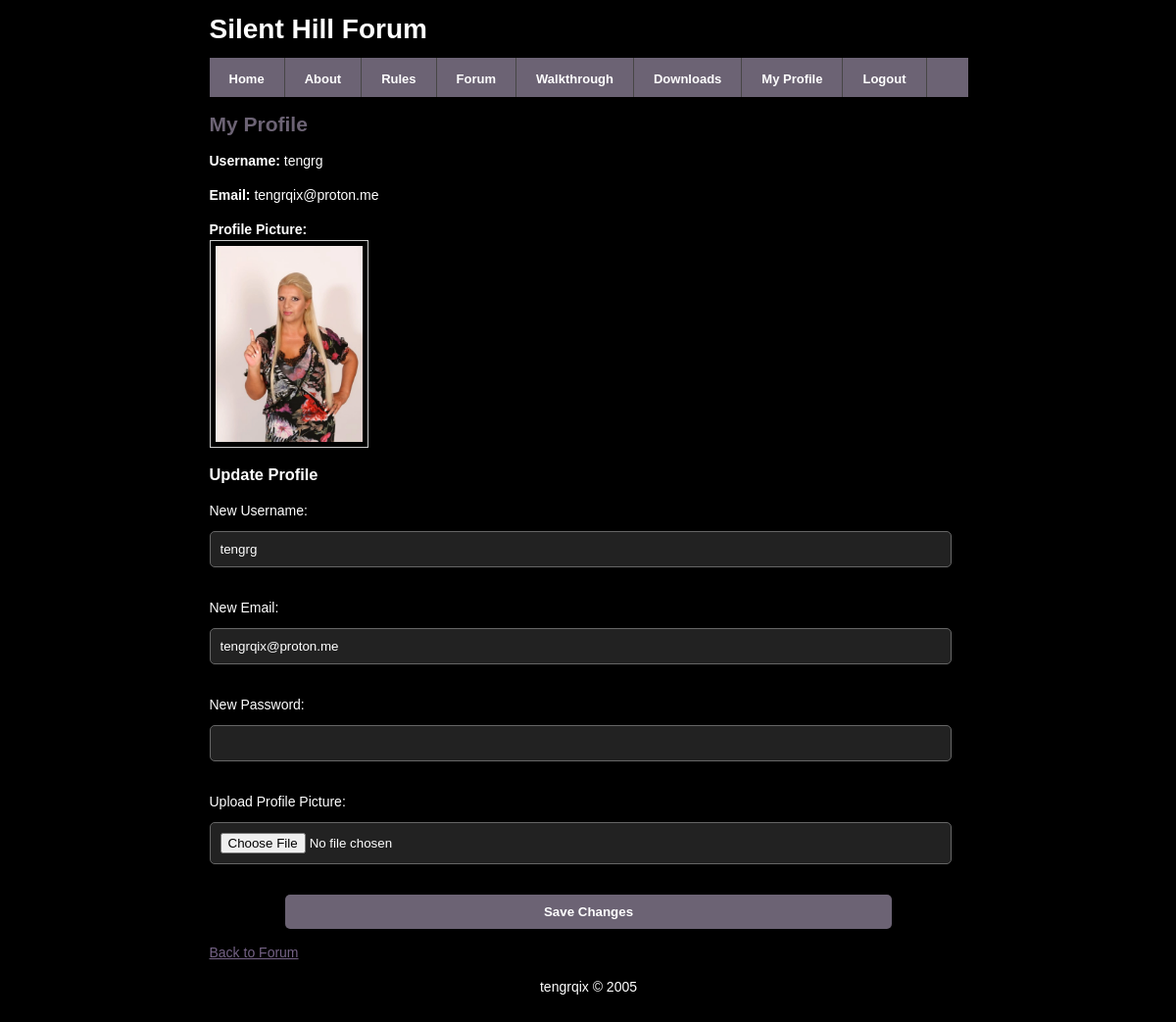
Screenshot of /profile.php (signed in) with the database file from the repository.
### tables this page shows
CREATE TABLE `users` (
  `id` int(11) NOT NULL,
  `username` varchar(255) NOT NULL,
  `password` varchar(255) NOT NULL,
  `email` varchar(255) NOT NULL,
  `profile_picture` varchar(255) DEFAULT NULL
);

### profile.php (the view, shortened to what this page needs)
<?php
$conn = (new Database())->connect();
$stmt = $conn->prepare("SELECT * FROM users WHERE username = ?");
$stmt->bind_param("s", $_SESSION['user']);
$stmt->execute();
$result = $stmt->get_result();
$userData = $result->fetch_assoc();
include 'partials/header.php';
?>
<h2>My Profile</h2>
<p><strong>Username:</strong> <?php echo htmlspecialchars($userData['username']); ?></p>
<p><strong>Email:</strong> <?php echo htmlspecialchars($userData['email']); ?></p>
<p><strong>Profile Picture:</strong><br>
<?php if (!empty($userData['profile_picture'])): ?>
    <img src="<?php echo htmlspecialchars($userData['profile_picture']); ?>" alt="Profile Picture" width="150" style="border: 1px solid #ccc; padding: 5px;">
<?php else: ?>
    <p>No profile picture uploaded.</p>
<?php endif; ?>
</p>
<h3>Update Profile</h3>
<form method="POST" enctype="multipart/form-data">
    <label>New Username:</label><br>
    <input type="text" name="new_username" value="<?php echo htmlspecialchars($userData['username']); ?>"><br><br>
    <label>New Email:</label><br>
    <input type="email" name="new_email" value="<?php echo htmlspecialchars($userData['email']); ?>"><br><br>
    <label>New Password:</label><br>
    <input type="password" name="new_password"><br><br>
    <label>Upload Profile Picture:</label><br>
    <input type="file" name="profile_picture" accept="image/*"><br><br>
    <button type="submit">Save Changes</button>
</form>
<p><a href="forum.php">Back to Forum</a></p>
<?php include 'partials/footer.php'; ?>

### partials/header.php (shortened to what this page needs)
<?php
require_once __DIR__ . '/../classes/Menu.php';
$pages = [
    'Home' => 'index.php',
    'About' => 'about.php',
    'Rules' => 'rules.php',
    'Forum' => 'forum.php',
    'Walkthrough' => '#',
    'Downloads' => '#',
];
?>
<!DOCTYPE html PUBLIC "-//W3C//DTD XHTML 1.0 Transitional//EN" "http://www.w3.org/TR/xhtml1/DTD/xhtml1-transitional.dtd">
<html xmlns="http://www.w3.org/1999/xhtml">
<head>
    <link rel="stylesheet" type="text/css" href="/stranka/css/style.css" />
</head>
<body>
<div id="wrapper">
    <div id="nav">
        <h1>Silent Hill Forum</h1>
        <ul id="menu">
            <?php echo Menu::getMenu($pages); ?>
            <?php if (isset($_SESSION['user'])): ?>
                <li class="profile"><a href="/stranka/profile.php">My Profile</a></li>
                <li><a href="/stranka/index.php?logout=true">Logout</a></li>
            <?php endif; ?>
        </ul>
    </div>

### classes/Menu.php
<?php
class Menu
{
    public static function getMenu(array $pages): string
    {
        $menuHtml = '';
        foreach ($pages as $name => $url) {
            $menuHtml .= "<li><a href=\"$url\">$name</a></li>";
        }
        return $menuHtml;
    }
}

### partials/footer.php
    <div class="footer">
        <p>tengrqix &copy; 2005</p>
    </div>
</div>
</body>
</html>

### css/style.css (style rules this page uses)
h2 { color: #6c6374; }
input, button { width: 95%; padding: 10px; margin: 10px 0; border: 1px solid #666; border-radius: 5px; background: #222; color: white; }
button { width: 80%; padding: 10px; border: none; background: #6c6374; color: white; font-weight: bold; border-radius: 5px; cursor: pointer; display: block; margin: 0 auto; }
body { text-align: center; background: url(../images/back.jpg) top center repeat-y; background-color: #000000; font-family: Arial; color: #FFFFFF; line-height: 1.5em; font-size: 14px; }
a:link, a:visited { color: #746285; }
#wrapper { margin: 0 auto; width: 774px; text-align: left; padding-left: 1px; }
ul#menu { margin: auto; padding: 0; list-style-type: none; position: relative; display: block; height: 40px; font-size: 13px; font-weight: bold; background-color: #6c6374; overflow:hidden; z-index: 1; }
#menu li { display: block; float: left; margin: 0; padding: 0; }
#menu li a { display: block; float: left; color: #FFFFFF; text-decoration: none; font-weight: bold; padding: 11px 20px 0 20px; height: 29px; margin: 0; border-right: 1px solid #474646; }
.footer { height: 50px; text-align: center; }

### rows the page displays
users: username "tengrg", email "tengrqix@proton.me", profile_picture (picture), new_username "tengrg", new_email "tengrqix@proton.me"

### other values shown
$name "Home"
$name "About"
$name "Rules"
$name "Forum"
$name "Walkthrough"
$name "Downloads"
